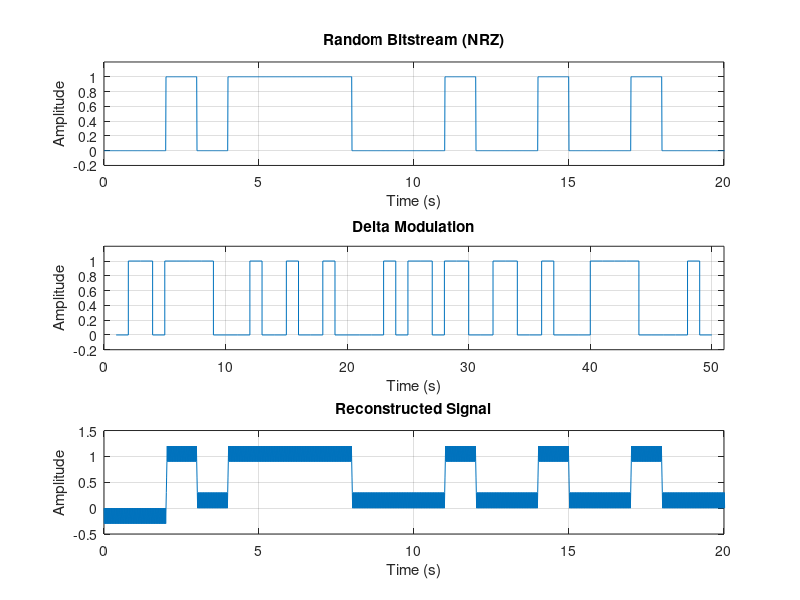

MATLAB code to generate this figure:
clc; clear; close all;

N = 50;                 
Fs = 100;               
Tb = 1;                 
t = 0:1/Fs:N*Tb-1/Fs;   

bits = randi([0 1],1,N);
x = repelem(bits,Fs);   

delta = 0.3;             
xq = zeros(1,length(x)); 
y = zeros(1,length(x));  

for i=2:length(x)
    if x(i) > xq(i-1)
        y(i) = 1;
        xq(i) = xq(i-1) + delta;
    else
        y(i) = 0;
        xq(i) = xq(i-1) - delta;
    end
end

figure;
subplot(3,1,1); plot(t,x); grid on;
title('Random Bitstream (NRZ)'); xlabel('Time (s)'); ylabel('Amplitude');
axis([0 20 -0.2 1.2]);

subplot(3,1,2); stairs(1:N, y(1:Fs:end)); grid on;
title('Delta Modulation'); xlabel('Time (s)'); ylabel('Amplitude');
axis([0 N+1 -0.2 1.2]);

subplot(3,1,3); plot(t,xq); grid on;
title('Reconstructed Signal'); xlabel('Time (s)'); ylabel('Amplitude');
axis([0 20 -0.5 1.5]);
